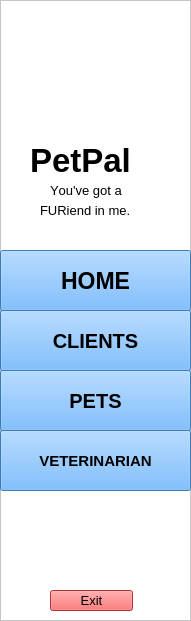
    <widget class="QFrame" name="menuFrame">
     <property name="geometry">
      <rect>
       <x>10</x>
       <y>90</y>
       <width>191</width>
       <height>621</height>
      </rect>
     </property>
     <property name="styleSheet">
      <string notr="true">background-color: rgb(255, 255, 255);</string>
     </property>
     <property name="frameShape">
      <enum>QFrame::StyledPanel</enum>
     </property>
     <property name="frameShadow">
      <enum>QFrame::Raised</enum>
     </property>
     <widget class="QPushButton" name="homeButton">
      <property name="geometry">
       <rect>
        <x>0</x>
        <y>250</y>
        <width>191</width>
        <height>61</height>
       </rect>
      </property>
      <property name="font">
       <font>
        <family>Arial</family>
        <pointsize>17</pointsize>
        <weight>75</weight>
        <bold>true</bold>
       </font>
      </property>
      <property name="styleSheet">
       <string notr="true">color: rgb(0, 0, 0);
background-color: rgb(85, 170, 255);</string>
      </property>
      <property name="text">
       <string>HOME</string>
      </property>
     </widget>
     <widget class="QPushButton" name="clientButton">
      <property name="geometry">
       <rect>
        <x>0</x>
        <y>310</y>
        <width>191</width>
        <height>61</height>
       </rect>
      </property>
      <property name="font">
       <font>
        <pointsize>15</pointsize>
        <weight>75</weight>
        <bold>true</bold>
       </font>
      </property>
      <property name="styleSheet">
       <string notr="true">color: rgb(0, 0, 0);
background-color: rgb(85, 170, 255);</string>
      </property>
      <property name="text">
       <string>CLIENTS</string>
      </property>
     </widget>
     <widget class="QPushButton" name="petButton">
      <property name="geometry">
       <rect>
        <x>0</x>
        <y>370</y>
        <width>191</width>
        <height>61</height>
       </rect>
      </property>
      <property name="font">
       <font>
        <pointsize>15</pointsize>
        <weight>75</weight>
        <bold>true</bold>
       </font>
      </property>
      <property name="styleSheet">
       <string notr="true">color: rgb(0, 0, 0);
background-color: rgb(85, 170, 255);</string>
      </property>
      <property name="text">
       <string>PETS</string>
      </property>
     </widget>
     <widget class="QPushButton" name="vetButton">
      <property name="geometry">
       <rect>
        <x>0</x>
        <y>430</y>
        <width>191</width>
        <height>61</height>
       </rect>
      </property>
      <property name="font">
       <font>
        <pointsize>11</pointsize>
        <weight>75</weight>
        <bold>true</bold>
       </font>
      </property>
      <property name="styleSheet">
       <string notr="true">color: rgb(0, 0, 0);
background-color: rgb(85, 170, 255);</string>
      </property>
      <property name="text">
       <string>VETERINARIAN</string>
      </property>
     </widget>
     <widget class="QPushButton" name="exitButton">
      <property name="geometry">
       <rect>
        <x>50</x>
        <y>590</y>
        <width>83</width>
        <height>21</height>
       </rect>
      </property>
      <property name="font">
       <font>
        <pointsize>10</pointsize>
       </font>
      </property>
      <property name="styleSheet">
       <string notr="true">color: rgb(0, 0, 0);
background-color: rgb(255, 69, 69);</string>
      </property>
      <property name="text">
       <string>Exit</string>
      </property>
     </widget>
     <widget class="QLabel" name="label_34">
      <property name="geometry">
       <rect>
        <x>30</x>
        <y>30</y>
        <width>111</width>
        <height>111</height>
       </rect>
      </property>
      <property name="text">
       <string/>
      </property>
      <property name="pixmap">
       <pixmap>../pngtree-dog-and-cat-logo-vector-download-image_283001.jpg</pixmap>
      </property>
     </widget>
     <widget class="QLabel" name="label1_5">
      <property name="geometry">
       <rect>
        <x>30</x>
        <y>130</y>
        <width>141</width>
        <height>61</height>
       </rect>
      </property>
      <property name="font">
       <font>
        <family>Arial</family>
        <pointsize>25</pointsize>
        <weight>75</weight>
        <bold>true</bold>
        <kerning>false</kerning>
       </font>
      </property>
      <property name="styleSheet">
       <string notr="true">color: rgb(0, 0, 0);</string>
      </property>
      <property name="text">
       <string>PetPal</string>
      </property>
     </widget>
     <widget class="QLabel" name="label1_7">
      <property name="geometry">
       <rect>
        <x>50</x>
        <y>180</y>
        <width>91</width>
        <height>21</height>
       </rect>
      </property>
      <property name="font">
       <font>
        <family>Arial</family>
        <pointsize>10</pointsize>
        <weight>50</weight>
        <bold>false</bold>
        <kerning>false</kerning>
       </font>
      </property>
      <property name="layoutDirection">
       <enum>Qt::LeftToRight</enum>
      </property>
      <property name="styleSheet">
       <string notr="true">color: rgb(0, 0, 0);</string>
      </property>
      <property name="text">
       <string>You've got a</string>
      </property>
     </widget>
     <widget class="QLabel" name="label1_8">
      <property name="geometry">
       <rect>
        <x>40</x>
        <y>200</y>
        <width>121</width>
        <height>21</height>
       </rect>
      </property>
      <property name="font">
       <font>
        <family>Arial</family>
        <pointsize>10</pointsize>
        <weight>50</weight>
        <bold>false</bold>
        <kerning>false</kerning>
       </font>
      </property>
      <property name="layoutDirection">
       <enum>Qt::LeftToRight</enum>
      </property>
      <property name="styleSheet">
       <string notr="true">color: rgb(0, 0, 0);</string>
      </property>
      <property name="text">
       <string>FURiend in me.</string>
      </property>
     </widget>
     <widget class="QLabel" name="label_3">
      <property name="geometry">
       <rect>
        <x>30</x>
        <y>10</y>
        <width>121</width>
        <height>131</height>
       </rect>
      </property>
      <property name="text">
       <string/>
      </property>
      <property name="pixmap">
       <pixmap>PetPal Logo.jpg</pixmap>
      </property>
     </widget>
    </widget>
